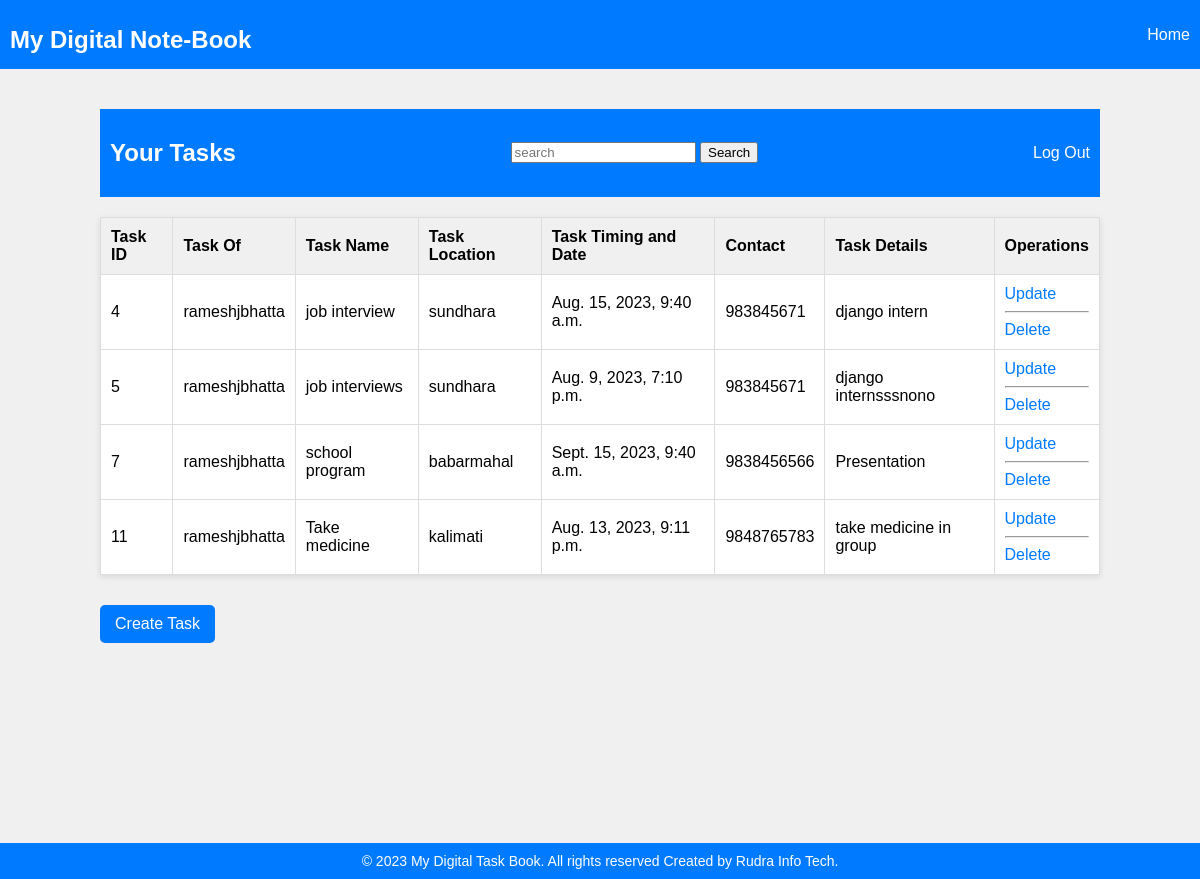
/home/ (signed in), run on an earlier commit of the app's database.
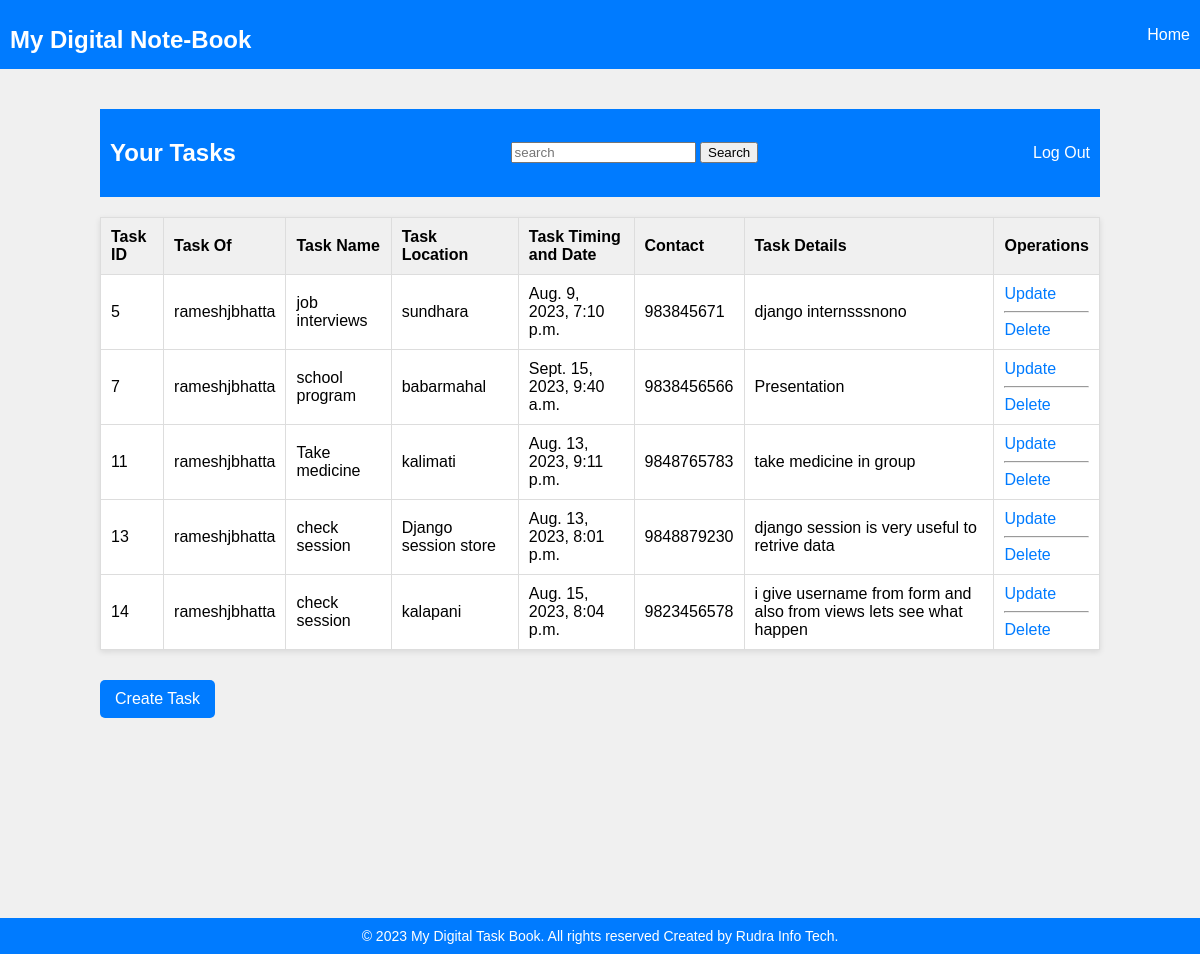
And on a later commit of the database.
### taskbook/models.py (models this page shows, shortened)
class TaskInfo(models.Model):
      usertask = models.CharField(blank=False,null=False,max_length=150)
      taskname=models.CharField(max_length=250)
      location=models.CharField(max_length=250)
      mobile=models.IntegerField()
      timedate=models.DateTimeField()
      details=models.TextField(max_length=400)
      class Meta:
        db_table = "taskinfo"

### taskbook/views.py (the view)
# urls.py: 2. Add a URL to urlpatterns:  path('', views.home, name='home')
def home(request):
    user_id = request.session.get('user_id')  # Retrieve user_id from session
    if user_id:
        try:
            user = UserInfo.objects.get(id=user_id)  # Fetch user information using user_id
            tasks = TaskInfo.objects.filter(usertask=user.username)  # Fetch tasks as before
            return render(request, 'taskbook/home.html', {'user': user, 'tasks': tasks})
        except UserInfo.DoesNotExist:
            return redirect('loginpage') # Handle if user doesn't exist
    return redirect('homepage')  # Redirect to login if user_id is not present or user doesn't exist

### taskbook/templates/taskbook/home.html (shortened to what this page needs)
{% load static %}
{% include 'taskbook/header.html' %}
    <div class="container">
        <header>
               <h2>Your Tasks </h2>
            <form method="get" action="{% url 'searchpage'  %}">
                <input type="search" name="q"  placeholder="search" >
                <button type="submit"  >Search</button>
            </form>
            <a href="{% url 'logoutpage' %}">Log Out</a>
        </header>
        <table>
            <tr>
                <th>Task ID</th>
                <th>Task Of</th>
                <th>Task Name</th>
                <th>Task Location</th>
                <th>Task Timing and Date</th>
                <th>Contact</th>
                <th>Task Details</th>
                <th>Operations</th>
            </tr>
            {% for task in tasks %}
            <tr>
                <td>{{ task.id }}</td>
                <td>{{ task.usertask }}</td>
                <td>{{ task.taskname }}</td>
                <td>{{ task.location }}</td>
                <td>{{ task.timedate }}</td>
                <td>{{ task.mobile }}</td>
                <td>{{ task.details }}</td>
                <td><a href="{% url 'updatepage' task.id %}">Update</a><hr>
                    <a href="{% url 'deletepage' task.id %}">Delete</a></td>
            </tr>
            {% endfor %}
        </table>
        <a class="create-link" href="{% url 'createpage' %}">Create Task</a>
    </div>
    <br><br><br><br><br><br><br><br><br><br>
{% include 'taskbook/footer.html' %}

### taskbook/templates/taskbook/header.html (shortened to what this page needs)
{% load static %}
<!DOCTYPE html>
<html>
<head>
<link rel="stylesheet" href="{% static 'taskbook/css/header.css' %}">
</head>
<body>
    <header>
        <h1>My Digital Note-Book</h1>
        <a href="{% url 'homepage' %}">Home </a>
    </header>

### taskbook/templates/taskbook/footer.html
{% load static %}
<link rel="stylesheet" href="{% static 'taskbook/css/header.css' %}">
<footer class="footer">
    <div class="footer-content">
        &copy; 2023 My Digital Task Book. All rights reserved Created by Rudra Info Tech.
    </div>
</footer>

### taskbook/static/taskbook/css/header.css (style rules this page uses)
.footer { text-align: center; padding: 10px 0; background-color: #007bff; color: white; bottom: 0; width: 100%; }
.footer-content { font-size: 14px; }
body { font-family: Arial, sans-serif; background-color: #f0f0f0; margin: 0; padding: 0; }
.container { max-width: 1000px; margin: 0 auto; padding: 20px; }
header { display: flex; justify-content: space-between; align-items: center; margin-bottom: 20px; padding: 10px; background-color: #007bff; color: white; }
header a { color: white; text-decoration: none; }
h1 { font-size: 24px; margin-bottom: 5px; }
table { width: 100%; border-collapse: collapse; margin-bottom: 20px; background-color: white; box-shadow: 0 2px 6px rgba(0, 0, 0, 0.1); }
th, td { padding: 10px; border: 1px solid #ddd; text-align: left; }
th { background-color: #f0f0f0; }
a { text-decoration: none; color: #007bff; }
.create-link { display: inline-block; padding: 10px 15px; background-color: #007bff; color: white; border-radius: 5px; margin-top: 10px; }

What changed in the data, as far as the page shows it:
removed TaskInfo: id "4", usertask "rameshjbhatta", taskname "job interview", location "sundhara", timedate "Aug. 15, 2023, 9:40 a.m.", mobile "983845671", details "django intern"
added TaskInfo: id "13", usertask "rameshjbhatta", taskname "check session", location "Django session store", timedate "Aug. 13, 2023, 8:01 p.m.", mobile "9848879230", details "django session is very useful to retrive data"
added TaskInfo: id "14", usertask "rameshjbhatta", taskname "check session", location "kalapani", timedate "Aug. 15, 2023, 8:04 p.m.", mobile "9823456578", details "i give username from form and also from views lets see what happen"
